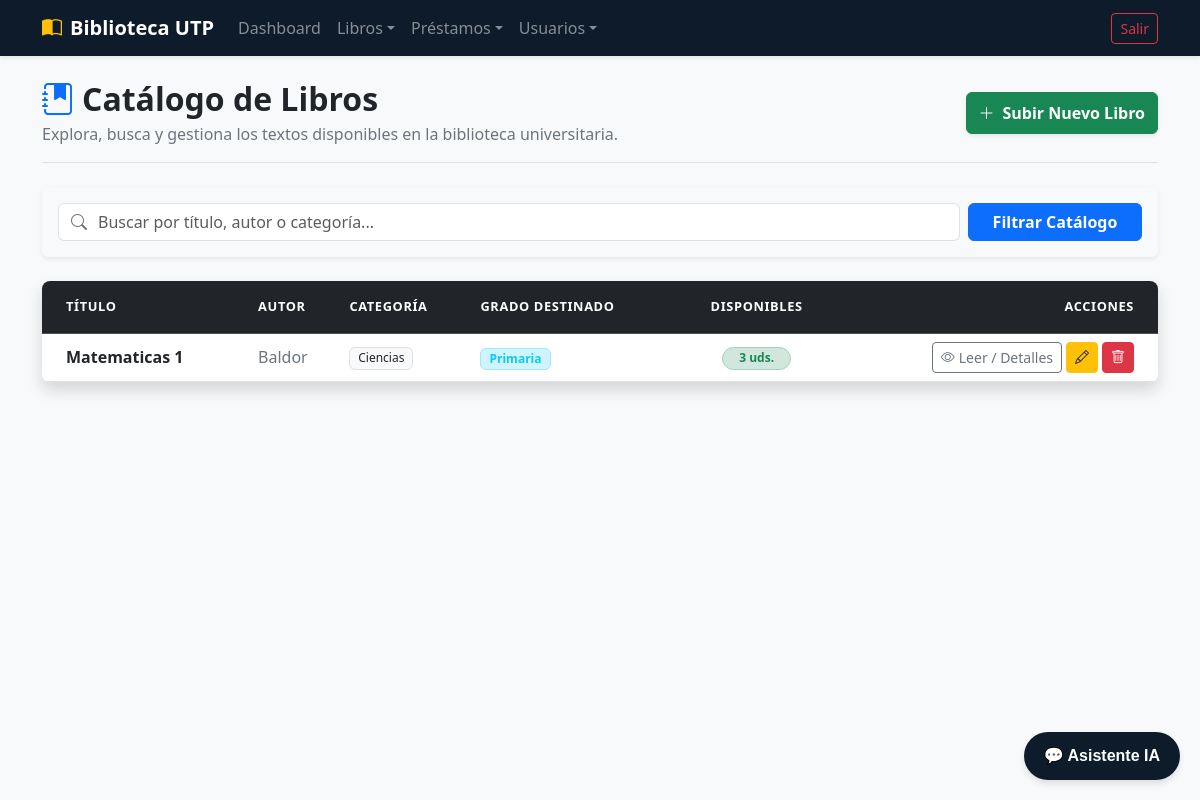
/libros/catalogo/ (signed in), run on an earlier commit of the app's database.
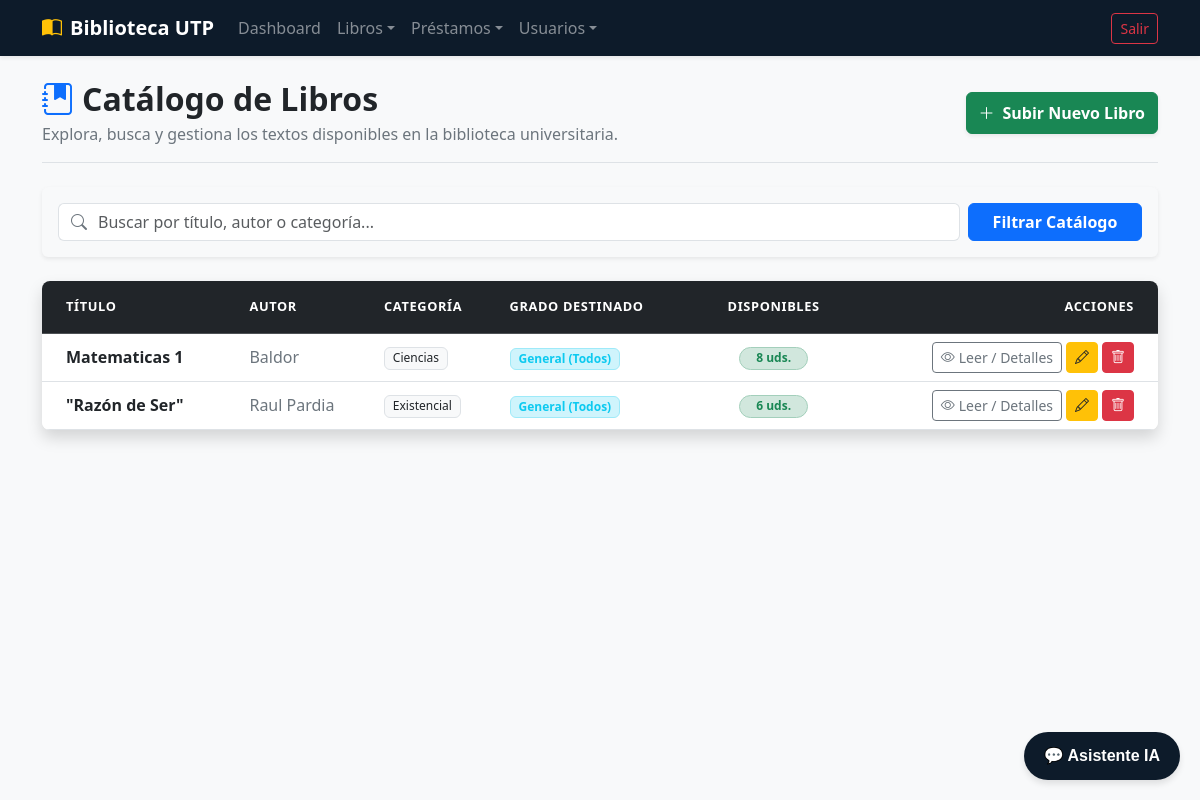
And on a later commit of the database.
### apps/libros/models.py (models this page shows, shortened)
class Libro(models.Model):
    GRADOS_DESTINO = (
        ('primaria', 'Primaria'),
        ('secundaria', 'Secundaria'),
        ('general', 'General (Todos)'),
    )
    titulo = models.CharField(max_length=200)
    autor = models.CharField(max_length=150)
    categoria = models.CharField(max_length=100)
    archivo_pdf = models.FileField(upload_to='libros_pdfs/') # Para subir el archivo digital
    portada = models.ImageField(upload_to='portadas/', blank=True, null=True)
    grado_objetivo = models.CharField(max_length=20, choices=GRADOS_DESTINO, default='general')
    ejemplares_disponibles = models.PositiveIntegerField(default=1)

### apps/libros/views.py (the view, shortened to what this page needs)
# urls.py: path('catalogo/', views.CatalogoView.as_view(), name='catalogo'),
class CatalogoView(LoginRequiredMixin, ListView):
    model = Libro
    template_name = 'libros/catalogo.html'
    context_object_name = 'libros'
    def get_queryset(self):
        usuario = self.request.user
        if usuario.is_superuser or getattr(usuario, 'rol', None) == 'bibliotecario':
            queryset = Libro.objects.all()
        q = self.request.GET.get('q')
        if q:
            queryset = queryset.filter(
                Q(titulo__icontains=q) |
                Q(autor__icontains=q) |
                Q(categoria__icontains=q)
            )
        return queryset

### apps/libros/templates/libros/catalogo.html (shortened to what the changed rows need)
{% extends 'usuarios/base.html' %}
{% block content %}
<div class="container my-4">
    <div class="d-flex flex-column flex-md-row justify-content-between align-items-md-center border-bottom pb-3 mb-4 gap-3">
        <div>
            <h2 class="fw-bold text-dark mb-1">
                <i class="bi bi-journal-bookmark-fill text-primary me-2"></i>Catálogo de Libros
            </h2>
        </div>
    </div>
    <div class="card shadow border-0 rounded-3 overflow-hidden">
        <div class="table-responsive">
            <table class="table table-hover align-middle mb-0">
                <thead class="table-dark text-uppercase fs-7 tracking-wider">
                    <tr>
                        <th scope="col" class="ps-4 py-3">Título</th>
                        <th scope="col" class="py-3">Autor</th>
                        <th scope="col" class="py-3">Categoría</th>
                        <th scope="col" class="py-3">Grado Destinado</th>
                        <th scope="col" class="py-3 text-center">Disponibles</th>
                        <th scope="col" class="pe-4 py-3 text-end">Acciones</th>
                    </tr>
                </thead>
                <tbody>
                    {% for libro in libros %}
                        <tr>
                            <td class="ps-4 fw-bold text-dark">{{ libro.titulo }}</td>
                            <td class="text-secondary">{{ libro.autor }}</td>
                            <td>
                                <span class="badge bg-light text-dark border px-2.5 py-1.5 fw-medium">
                                    {{ libro.categoria }}
                                </span>
                            </td>
                            <td>
                                <span class="badge bg-info-subtle text-info border border-info-subtle px-2 py-1">
                                    {{ libro.get_grado_objetivo_display }}
                                </span>
                            </td>
                            <td class="text-center">
                                {% if libro.ejemplares_disponibles > 0 %}
                                    <span class="badge bg-success-subtle text-success border border-success-subtle px-3 py-1.5 rounded-pill fw-bold">
                                        {{ libro.ejemplares_disponibles }} uds.
                                    </span>
                                {% else %}
                                    <span class="badge bg-danger-subtle text-danger border border-danger-subtle px-3 py-1.5 rounded-pill fw-bold">
                                        Agotado
                                    </span>
                                {% endif %}
                            </td>
                            <td class="pe-4 text-end">
                                <div class="d-inline-flex gap-1">
                                    <a href="{% url 'libros:detalle' libro.pk %}" class="btn btn-sm btn-outline-secondary d-flex align-items-center" title="Ver Detalles">
                                        <i class="bi bi-eye me-1"></i> Leer / Detalles
                                    </a>
                                    {% if user.role == 'bibliotecario' or user.is_superuser %}
                                        <a href="{% url 'libros:editar' libro.pk %}" class="btn btn-sm btn-warning d-flex align-items-center text-dark" title="Editar">
                                            <i class="bi bi-pencil"></i>
                                        </a>
                                        <a href="{% url 'libros:eliminar' libro.pk %}" class="btn btn-sm btn-danger d-flex align-items-center" title="Eliminar">
                                            <i class="bi bi-trash"></i>
                                        </a>
                                    {% endif %}
                                </div>
                            </td>
                        </tr>
                    {% endfor %}
                </tbody>
            </table>
        </div>
    </div>
</div>
{% endblock %}

What changed in the data, as far as the page shows it:
changed Libro "Matematicas 1": grado_objetivo "Primaria" → "General (Todos)"; ejemplares_disponibles "3" → "8"
added Libro: titulo "\"Razón de Ser\"", autor "Raul Pardia", categoria "Existencial", grado_objetivo "General (Todos)", ejemplares_disponibles "6"
